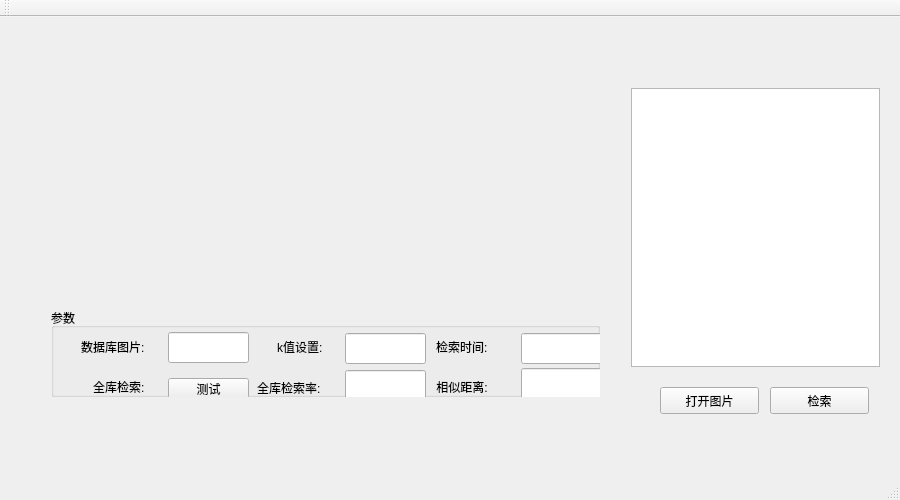
<?xml version="1.0" encoding="UTF-8"?>
<ui version="4.0">
 <class>MainWindow</class>
 <widget class="QMainWindow" name="MainWindow">
  <property name="geometry">
   <rect>
    <x>0</x>
    <y>0</y>
    <width>900</width>
    <height>500</height>
   </rect>
  </property>
  <property name="windowTitle">
   <string>MainWindow</string>
  </property>
  <widget class="QWidget" name="centralWidget">
   <widget class="QWidget" name="horizontalLayoutWidget">
    <property name="geometry">
     <rect>
      <x>40</x>
      <y>60</y>
      <width>271</width>
      <height>211</height>
     </rect>
    </property>
    <layout class="QHBoxLayout" name="horizontalLayout">
     <item>
      <widget class="QLabel" name="imagelabel">
       <property name="text">
        <string/>
       </property>
      </widget>
     </item>
    </layout>
   </widget>
   <widget class="QWidget" name="horizontalLayoutWidget_2">
    <property name="geometry">
     <rect>
      <x>340</x>
      <y>60</y>
      <width>271</width>
      <height>211</height>
     </rect>
    </property>
    <layout class="QHBoxLayout" name="horizontalLayout_2">
     <item>
      <widget class="QLabel" name="imageresultLabel">
       <property name="text">
        <string/>
       </property>
      </widget>
     </item>
    </layout>
   </widget>
   <widget class="QWidget" name="verticalLayoutWidget">
    <property name="geometry">
     <rect>
      <x>40</x>
      <y>280</y>
      <width>571</width>
      <height>111</height>
     </rect>
    </property>
    <layout class="QVBoxLayout" name="verticalLayout">
     <item>
      <widget class="QGroupBox" name="groupBox">
       <property name="title">
        <string>参数</string>
       </property>
       <widget class="QLabel" name="label">
        <property name="geometry">
         <rect>
          <x>385</x>
          <y>30</y>
          <width>71</width>
          <height>17</height>
         </rect>
        </property>
        <property name="text">
         <string>检索时间:</string>
        </property>
       </widget>
       <widget class="QLineEdit" name="timeLineEdit">
        <property name="geometry">
         <rect>
          <x>470</x>
          <y>25</y>
          <width>81</width>
          <height>31</height>
         </rect>
        </property>
        <property name="alignment">
         <set>Qt::AlignCenter</set>
        </property>
       </widget>
       <widget class="QLabel" name="label_2">
        <property name="geometry">
         <rect>
          <x>382</x>
          <y>70</y>
          <width>71</width>
          <height>17</height>
         </rect>
        </property>
        <property name="text">
         <string> 相似距离:</string>
        </property>
       </widget>
       <widget class="QLineEdit" name="similarLineEdit">
        <property name="geometry">
         <rect>
          <x>470</x>
          <y>60</y>
          <width>81</width>
          <height>31</height>
         </rect>
        </property>
        <property name="alignment">
         <set>Qt::AlignCenter</set>
        </property>
       </widget>
       <widget class="QLabel" name="label_3">
        <property name="geometry">
         <rect>
          <x>30</x>
          <y>30</y>
          <width>91</width>
          <height>17</height>
         </rect>
        </property>
        <property name="text">
         <string>数据库图片:</string>
        </property>
       </widget>
       <widget class="QLineEdit" name="imgNumLineEdit">
        <property name="geometry">
         <rect>
          <x>117</x>
          <y>24</y>
          <width>81</width>
          <height>31</height>
         </rect>
        </property>
        <property name="alignment">
         <set>Qt::AlignCenter</set>
        </property>
       </widget>
       <widget class="QLabel" name="label_4">
        <property name="geometry">
         <rect>
          <x>226</x>
          <y>30</y>
          <width>71</width>
          <height>17</height>
         </rect>
        </property>
        <property name="text">
         <string>k值设置:</string>
        </property>
       </widget>
       <widget class="QLineEdit" name="kLineEdit">
        <property name="geometry">
         <rect>
          <x>294</x>
          <y>25</y>
          <width>81</width>
          <height>31</height>
         </rect>
        </property>
        <property name="alignment">
         <set>Qt::AlignCenter</set>
        </property>
       </widget>
       <widget class="QLabel" name="label_5">
        <property name="geometry">
         <rect>
          <x>206</x>
          <y>70</y>
          <width>81</width>
          <height>20</height>
         </rect>
        </property>
        <property name="text">
         <string>全库检索率:</string>
        </property>
       </widget>
       <widget class="QLineEdit" name="searchRateLineEdit">
        <property name="geometry">
         <rect>
          <x>294</x>
          <y>62</y>
          <width>81</width>
          <height>31</height>
         </rect>
        </property>
        <property name="alignment">
         <set>Qt::AlignCenter</set>
        </property>
       </widget>
       <widget class="QLabel" name="label_6">
        <property name="geometry">
         <rect>
          <x>42</x>
          <y>69</y>
          <width>71</width>
          <height>20</height>
         </rect>
        </property>
        <property name="text">
         <string>全库检索:</string>
        </property>
       </widget>
       <widget class="QPushButton" name="testLibraryButton">
        <property name="geometry">
         <rect>
          <x>117</x>
          <y>70</y>
          <width>81</width>
          <height>21</height>
         </rect>
        </property>
        <property name="text">
         <string>测试</string>
        </property>
       </widget>
      </widget>
     </item>
    </layout>
   </widget>
   <widget class="QWidget" name="horizontalLayoutWidget_3">
    <property name="geometry">
     <rect>
      <x>620</x>
      <y>60</y>
      <width>271</width>
      <height>301</height>
     </rect>
    </property>
    <layout class="QHBoxLayout" name="horizontalLayout_3">
     <item>
      <widget class="QListWidget" name="resultlistWidget"/>
     </item>
    </layout>
   </widget>
   <widget class="QPushButton" name="StartButton">
    <property name="geometry">
     <rect>
      <x>770</x>
      <y>370</y>
      <width>99</width>
      <height>27</height>
     </rect>
    </property>
    <property name="text">
     <string>检索</string>
    </property>
   </widget>
   <widget class="QPushButton" name="OpenButton">
    <property name="geometry">
     <rect>
      <x>660</x>
      <y>370</y>
      <width>99</width>
      <height>27</height>
     </rect>
    </property>
    <property name="text">
     <string>打开图片</string>
    </property>
   </widget>
  </widget>
  <widget class="QMenuBar" name="menuBar">
   <property name="geometry">
    <rect>
     <x>0</x>
     <y>0</y>
     <width>900</width>
     <height>25</height>
    </rect>
   </property>
  </widget>
  <widget class="QToolBar" name="mainToolBar">
   <attribute name="toolBarArea">
    <enum>TopToolBarArea</enum>
   </attribute>
   <attribute name="toolBarBreak">
    <bool>false</bool>
   </attribute>
  </widget>
  <widget class="QStatusBar" name="statusBar"/>
 </widget>
 <layoutdefault spacing="6" margin="11"/>
 <resources/>
 <connections/>
</ui>
